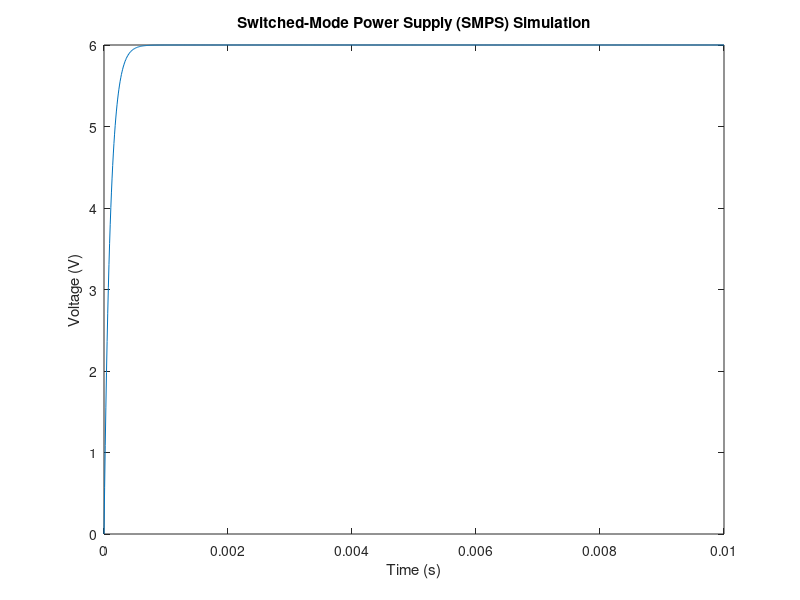

Reproduce this figure in MATLAB.
%Name: Md. Roknuzzaman Rikon
%ID: 22024014
% Switched-Mode Power Supply (SMPS) Simulation 
V_in = 12; % Input voltage in volts 
D = 0.5; % Duty cycle 
L = 1e-3; % Inductance in henries 
C = 1e-6; % Capacitance in farads 
R = 10; % Load resistance in ohms 
t = linspace(0, 0.01, 1000); % Time vector 
V_out = V_in * D * (1 - exp(-t / (L / R))); % Output voltage 
plot(t, V_out); 
title('Switched-Mode Power Supply (SMPS) Simulation'); 
xlabel('Time (s)'); 
ylabel('Voltage (V)'); 
